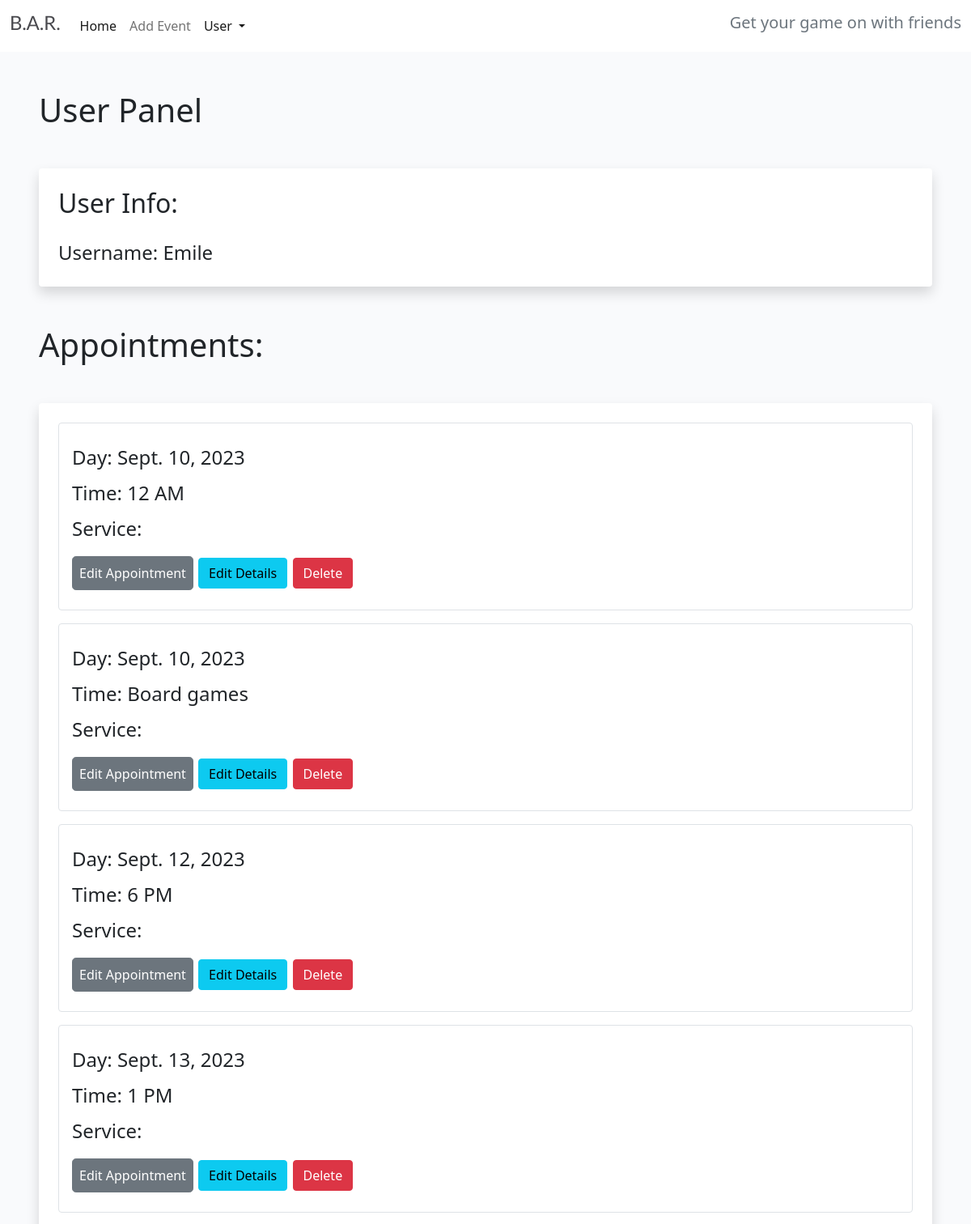
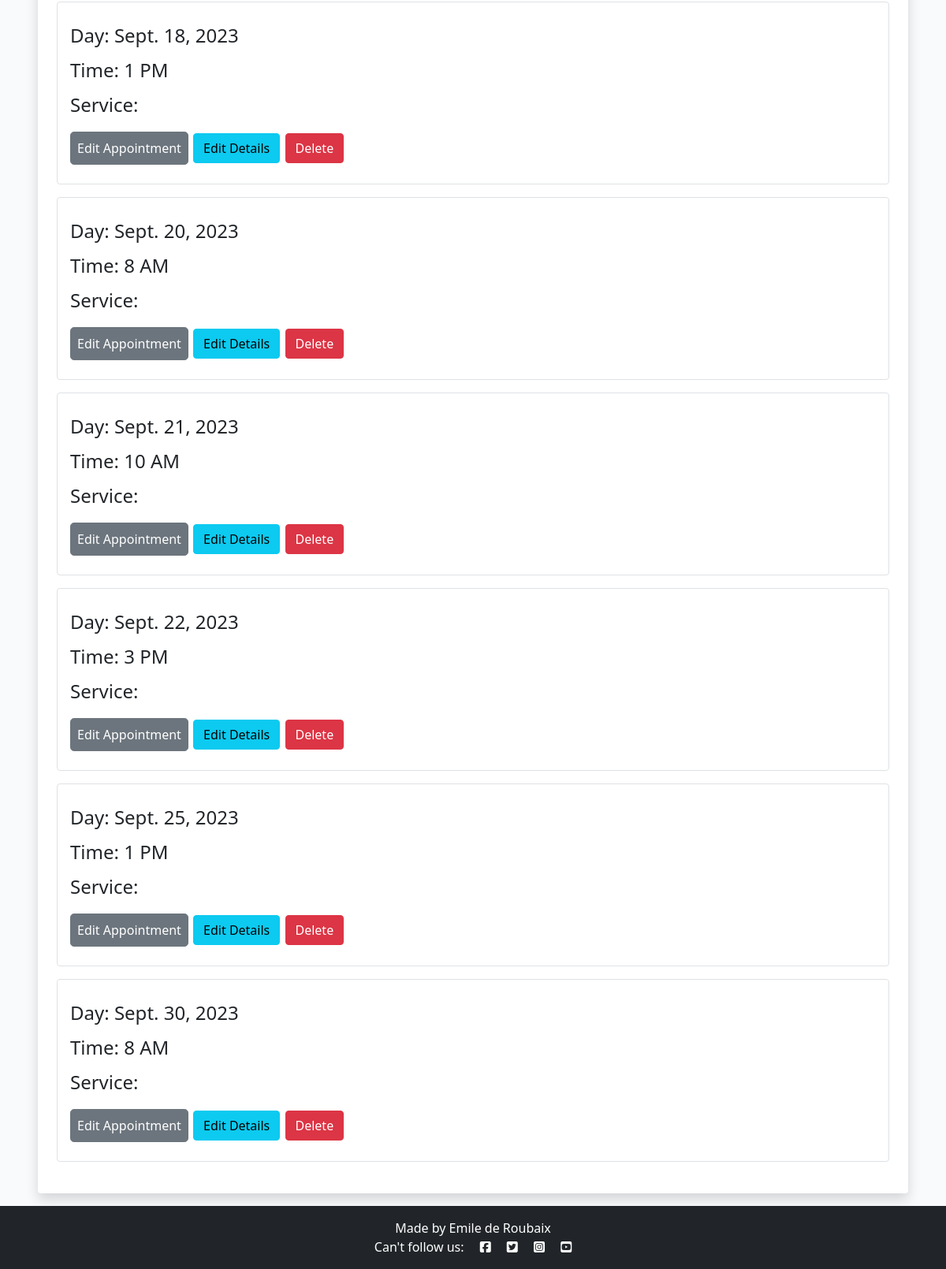
/user-panel (signed in), run on an earlier commit of the app's database (2 pictures, top to bottom).
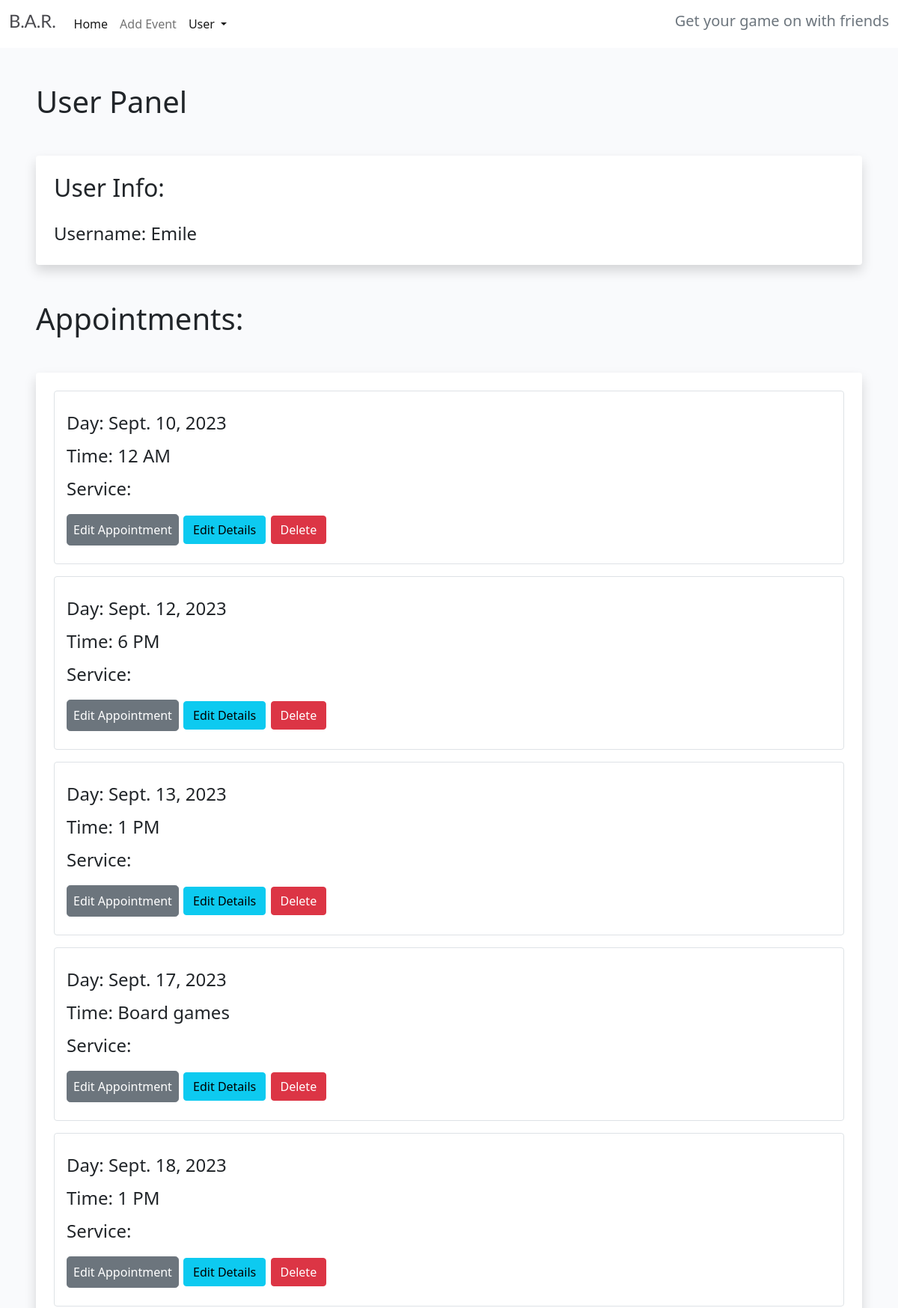
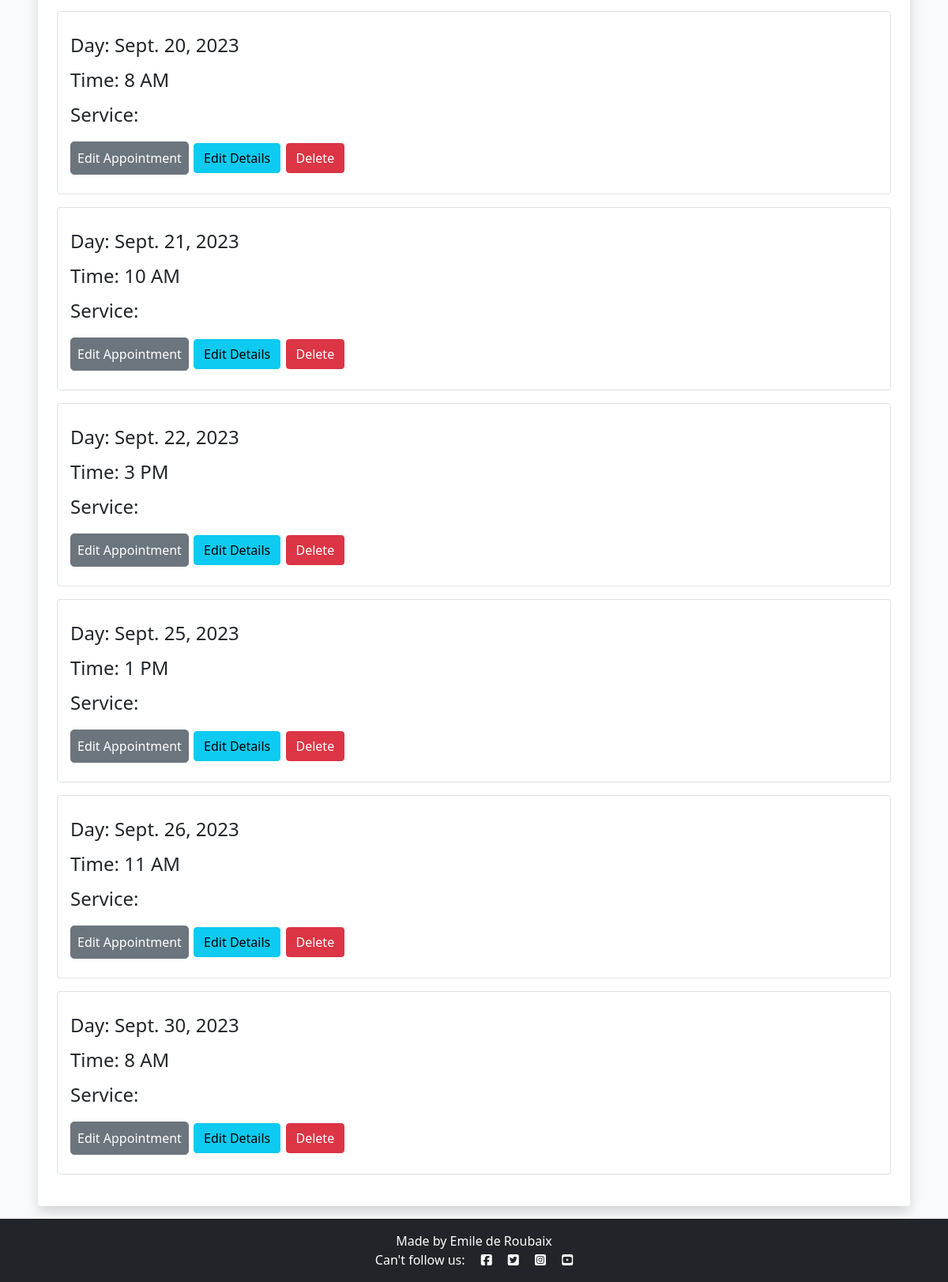
And on a later commit of the database (2 pictures, top to bottom).
### game_dates/models.py (models this page shows, shortened)
class Appointment(models.Model):
    user = models.ForeignKey(
        User, on_delete=models.CASCADE, null=True, blank=True)
    type = models.CharField(
        max_length=50, choices=SERVICE_CHOICES, default="Online gaming")
    day = models.DateField(default=datetime.now)
    time = models.CharField(
        max_length=24, choices=TIME_CHOICES)
    updated_on = models.DateTimeField(auto_now=True)
    description = models.CharField(
        max_length=50, null=True)
    content = models.TextField()
    created_on = models.DateTimeField(auto_now_add=True)
    approved = models.BooleanField(default=True)
    attending = models.ManyToManyField(
        User, related_name='event_attending', blank=True)
    class Meta:
        ordering = ["-created_on"]

### game_dates/views.py (the view)
# urls.py: path('user-panel', views.userPanel, name='userPanel'),
def userPanel(request):
    user = request.user
    appointments = Appointment.objects.filter(user=user).order_by(
        'day', 'time')
    return render(request, 'userPanel.html', {
        'user': user,
        'appointments': appointments,
    })

### game_dates/templates/userPanel.html
{% extends "base.html" %}
{% block content %}
{% if user.is_authenticated %}
<h1 class=" ms-5 mt-5 ">User Panel</h1>
<div class="shadow p-4 mb-5 bg-body bg-body rounded text-black  m-5 ">
    <h2 class="">User Info:</h2>
    <ul class="list-group fs-4 mt-3">
            <li class="list-group mt-2">Username: {{ user.username }}</li>
    </ul>
</div>
{% if appointments.count > 0 %}
<div class="mt-5 ">
    <h1 class=" ms-5">Appointments:</h1>
    <div class="shadow p-4 mb-3 bg-body bg-body rounded text-black  m-5">
        {% for appointment in appointments %}
        <div class="list-group fs-4 border p-3 mb-3">
            <p class="list-group mt-2">Day: {{ appointment.day }}</p>
            <p class="list-group mt-2">Time: {{ appointment.time }}</p>
            <p class="list-group mt-2">Service: {{ appointment.service }}</p>
            <div class="mt-3 mb-2">
                <a class="btn btn-secondary rounded-3 p-2" href="{% url 'bookingUpdate' appointment.id %}">Edit Appointment</a>
                <a href="{% url 'bookingUpdate' appointment.id %}" class="btn btn-info">Edit Details</a>
                <a href="{% url 'bookingDelete' appointment.id %}" class="btn btn-danger">Delete</a>
            </div>
        </div>
        {% endfor %}
    </div>
</div>
{% endif %}
{% else %}
<div class="shadow p-4 mb-5 bg-body bg-body rounded text-black  m-5">
    <h1 class="p-2  ms-3">First Sign in!</h1>
    <a href="{% url 'login' %}" class="btn btn-primary text-white">Sign in</a>
</div>
{% endif %}
{% endblock %}

### game_dates/templates/base.html (shortened to what this page needs)
{% load static %}
<!DOCTYPE html>
<html class="h-100">
<head>
    <link rel="stylesheet" href="https://cdnjs.cloudflare.com/ajax/libs/font-awesome/5.15.3/css/all.min.css">
    <link href="https://cdn.jsdelivr.net/npm/bootstrap@5.0.1/dist/css/bootstrap.min.css" rel="stylesheet"
>
    <link rel="stylesheet" href="{% static 'css/style.css' %}">
</head>
<body class="d-flex flex-column h-100 main-bg">
    <nav class="navbar navbar-expand-lg navbar-light bg-white">
        <div class="container-fluid">
            <a class="navbar-brand" href="{% url 'index' %}"><span class="brand"><h4>B.A.R.</h4></span></a>
            <div class="collapse navbar-collapse" id="navbarText">
                <ul class="navbar-nav me-auto mb-2 mb-lg-0">
                    <li class="nav-item">
                        <a class="nav-link active" aria-current="page" href="{% url 'index' %}">Home</a>
                    </li>
                    {% if user.is_authenticated %}
                    <li class="nav-item">
                        <a class="nav-link" href="{% url 'booking' %}">Add Event</a>
                    </li>
                    <li class="nav-item dropdown">
                        <a class="nav-link active dropdown-toggle cHover" href="#" role="button" data-bs-toggle="dropdown" aria-expanded="false">
                          User
                        </a>
                    </li>
                    {% endif %}
                </ul>
                <span class="navbar-text text-muted">
                    <h5>Get your game on with friends</h5>
                </span>
            </div>
        </div>
    </nav>
    <main class="flex-shrink-0 main-bg">
        {% block content %}{% endblock content %}
    </main>
    <footer class="footer mt-auto py-3 bg-dark text-white">
        <p class="m-0 text-center text-white">Made by Emile de Roubaix</p>
        <p class="m-0 text-center text-white">Can't follow us: <i class="fab fa-facebook-square ms-3"></i>
            <i class="fab fa-twitter-square ms-3"></i>
            <i class="fab fa-instagram-square ms-3"></i>
            <i class="fab fa-youtube-square ms-3"></i></p>
    </footer>
</body>
</html>

### static/css/style.css (style rules this page uses)
body { background-color: #F9FAFC; }
.brand { font-family: Lato, sans-serif; font-size: 1.4rem; font-weight: 700; color: #4A4A4F; }
.main-bg { background-color: #F9FAFC; }

What changed in the data, as far as the page shows it:
changed Appointment "Board games": day "Sept. 10, 2023" → "Sept. 17, 2023"; moves down the list
added Appointment: day "Sept. 26, 2023", time "11 AM"
